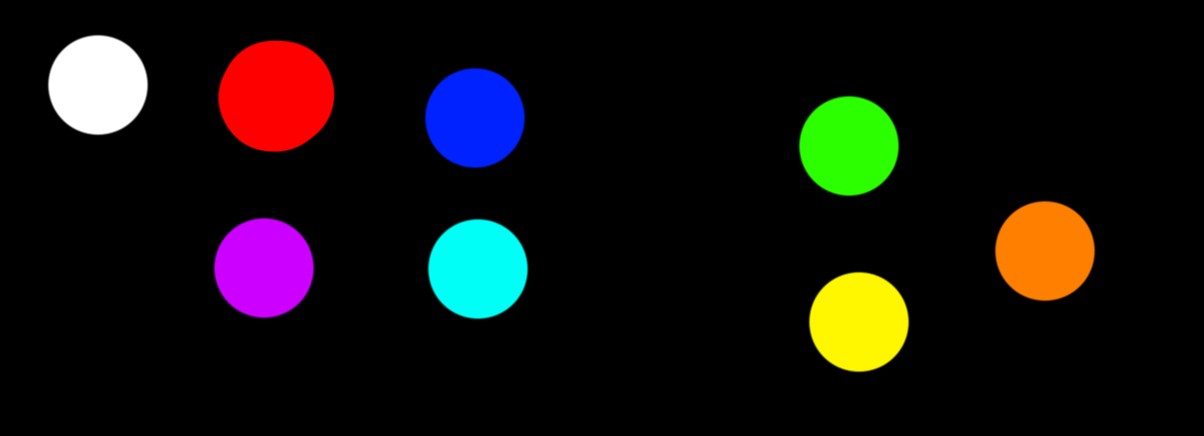
#> input picture coloredCircles.png, 1204 x 436 px
$ python redPixelDetector.py
#> lines starting #> are read from the running program, lines starting #| are printed output that depends on the picture; after the words box and inside, x2 and y2 are one past the last pixel; in counts of white or black regions, pixels touching at a corner belong together
import cv2
import numpy as np

img = cv2.imread("coloredCircles.png")
#> img is the input picture: shape (436, 1204, 3); mean B, G, R 14.9, 17.3, 19.9
red_pixels = np.argwhere(cv2.inRange(img, (0, 0, 225), (30, 30, 300)))
#> red_pixels = 9921 pairs, first value 41 to 150, second value 219 to 333
for px, py in red_pixels:
    cv2.circle(img, (py, px), 5, (0, 255, 255), 1)
#> this loop made 9921 passes
#> (px, py) on passes 1 to 3: (41, 269), (41, 270), (41, 271)
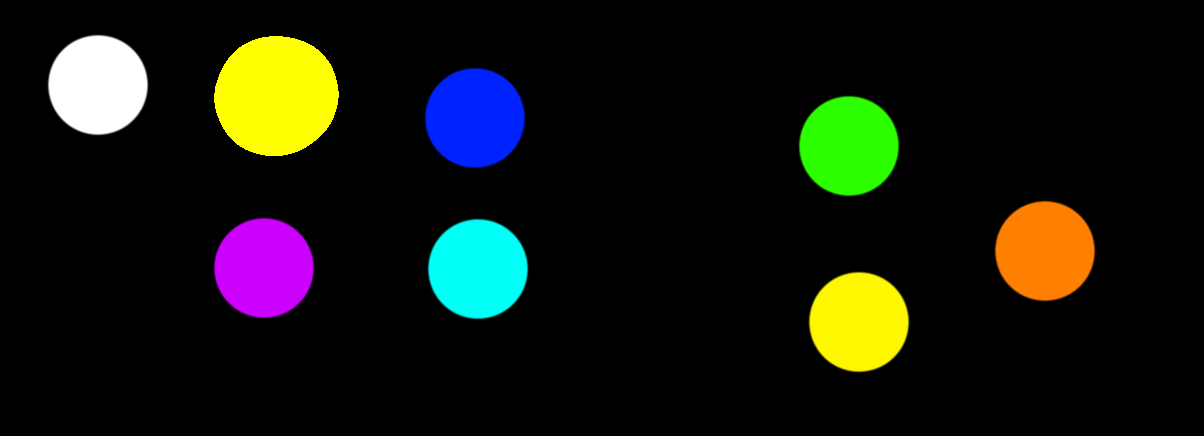
#> img: shape (436, 1204, 3); 2.24% of pixels changed, all inside (x1, y1, x2, y2) = (214, 36, 339, 156)
cv2.imwrite("out.png", img)
